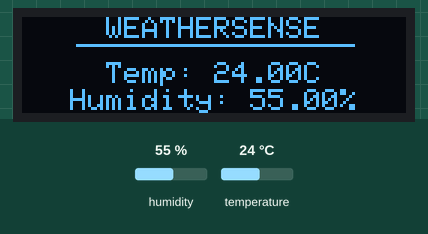
Bench run of a sketch on a simulated ESP8266 (NodeMCU). Shown: 128×32 one-colour display. Inputs (shaded band) come from the test bench; at power-on: humidity 55 %, temperature 24 °C.

Above: at 4.8 s.
4.9 s: humidity set to 22 %
At 7.7 s:
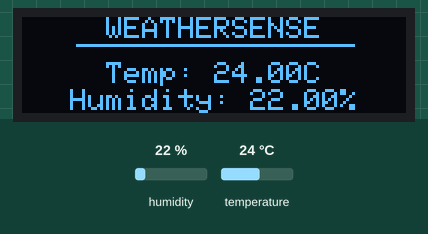
8.9 s: temperature set to 12 °C
At 11.2 s:
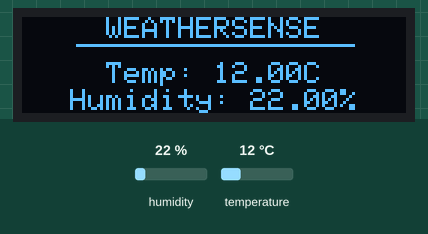
12.9 s: humidity set to 40 %
At 13.5 s:
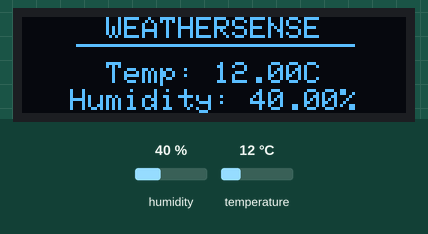
16.9 s: temperature set to 19 °C
At 19.3 s:
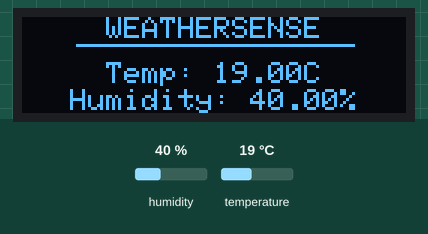
Timing chart, 0 to 20.8 s (numbered marks = the images above; inputs shaded):
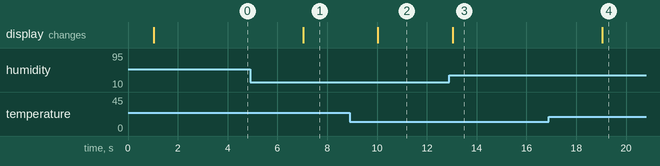

Measured:
- after the input at 4.9 s, the display: changes after 2.1 s (image 1)
- after the input at 8.9 s, the display: changes after 1.1 s (image 2)
- after the input at 12.9 s, the display: changes after 0.14 s (image 3)
- after the input at 16.9 s, the display: changes after 2.1 s (image 4)

The sketch:

oled_only.ino
```cpp
#include <Arduino.h>
#include <Adafruit_Sensor.h>
#include <DHT.h>
#include <Adafruit_GFX.h>
#include <Adafruit_SSD1306.h>

#define DHTPIN D4         // DHT11 pin connected to nodemcu D4 pin
#define DHTTYPE    DHT11     // DHT 11
DHT dht(DHTPIN, DHTTYPE);

#define SCREEN_WIDTH 128
#define SCREEN_HEIGHT 32

#define OLED_RESET     LED_BUILTIN
Adafruit_SSD1306 display(SCREEN_WIDTH, SCREEN_HEIGHT, &Wire, OLED_RESET);

float t = 0.0; // Global temperature variable
float h = 0.0; // Global humidity variable

void setup(){
  Serial.begin(115200);
  dht.begin();              // Initializing DHT11 Sensor

  if(!display.begin(SSD1306_SWITCHCAPVCC, 0x3C)) {   // Address of OLED Display
    Serial.println(F("SSD1306 allocation failed"));
    for(;;);
  }
}

void loop() {
  unsigned long currentMillis = millis();
  static unsigned long previousMillis = 0;
  const long interval = 1000;  // Update every 1 second

  if (currentMillis - previousMillis >= interval) {
    previousMillis = currentMillis;

    float newT = dht.readTemperature();
    if (!isnan(newT)) {
      t = newT;

      display.clearDisplay();
      display.setTextSize(1);
      display.setTextColor(WHITE);

      // Center the title "WEATHERSENSE" horizontally
      String title = "WEATHERSENSE";
      int16_t titleWidth = title.length() * 6; // Approximate width of each character
      int16_t titleX = (SCREEN_WIDTH - titleWidth) / 2;

      display.setCursor(titleX, 0);
      display.print(title);

      // Draw a line underneath the title
      int16_t lineStartX = titleX - 10;
      int16_t lineEndX = titleX + titleWidth + 10;
      display.drawLine(lineStartX, 9, lineEndX, 9, WHITE); // Line is placed 9 pixels below the title

      // Display temperature
      String tempString = "Temp: " + String(t) + "C";
      int16_t tWidth = tempString.length() * 6; // Approximate width of each character
      int16_t tX = (SCREEN_WIDTH - tWidth) / 2;

      display.setCursor(tX, 15);
      display.print(tempString);
    }

    float newH = dht.readHumidity();
    if (!isnan(newH)) {
      h = newH;

      // Center the humidity text horizontally
      String humidityString = "Humidity: " + String(h) + "%";
      int16_t hWidth = humidityString.length() * 6; // Approximate width of each character
      int16_t hX = (SCREEN_WIDTH - hWidth) / 2;

      display.setCursor(hX, 24);
      display.print(humidityString);
    }

    display.display();
  }
}
```
